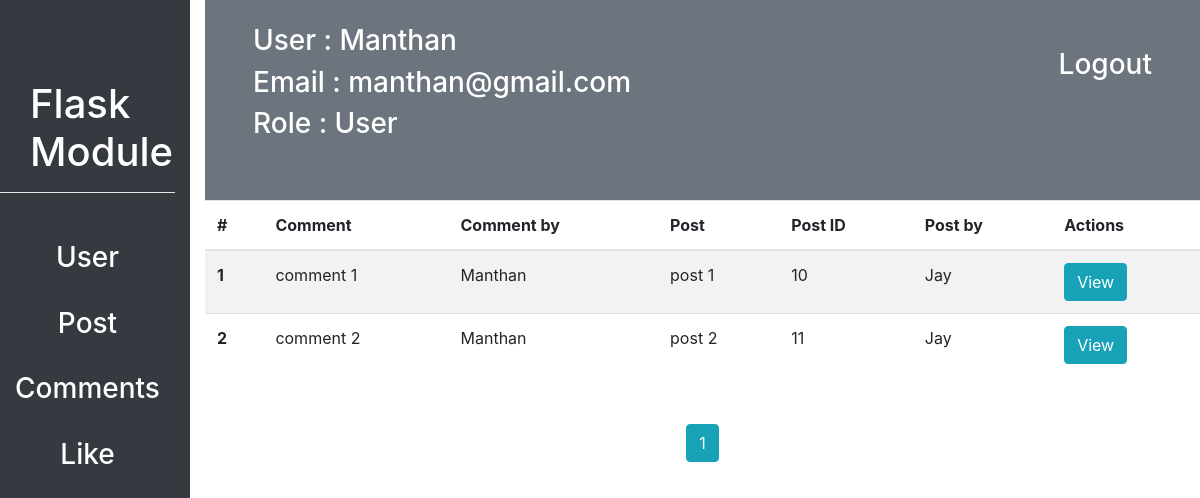
The page /customadmin/comments_list (signed in) on the database as committed earlier.
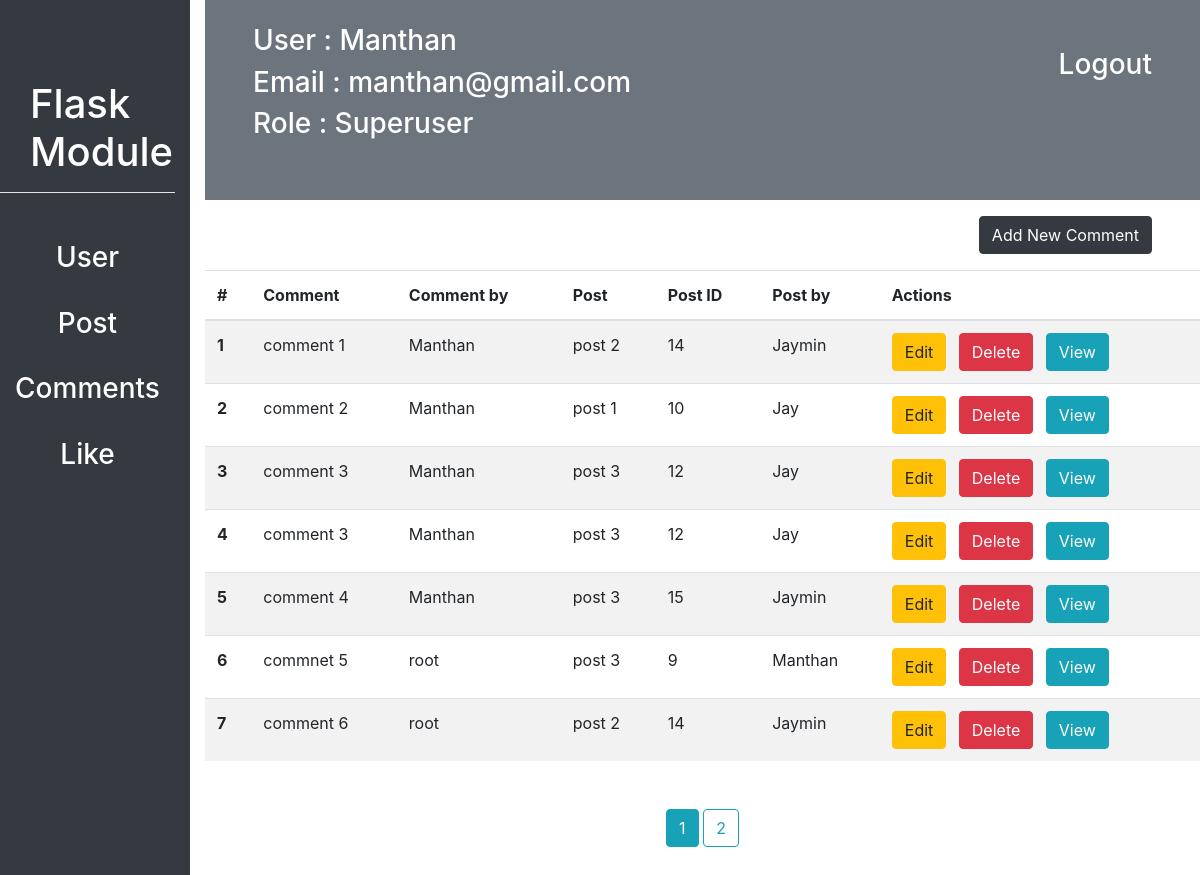
The same page on the database as committed later.
### flask_module/user/models.py (models this page shows, shortened)
class User(db.Model, UserMixin):
    id = db.Column(db.Integer, primary_key=True)
    username = db.Column(db.String(20), unique=True, nullable=False)
    email = db.Column(db.String(30), unique=True, nullable=False)
    profile_picture = db.Column(db.String(70), nullable=False, default="defualt_img.jpg")
    password = db.Column(db.String(15), nullable=False)
    like = db.relationship("Likes", backref="user", lazy=True, cascade = "all, delete, delete-orphan", )
    post = db.relationship("Post", backref="user", lazy=True, cascade = "all, delete, delete-orphan", )
    comment = db.relationship("Comments", backref="user", lazy=True, cascade = "all, delete, delete-orphan", )
    following = db.relationship("User",
                    secondary=connected_user,
                    primaryjoin=id==connected_user.c.parent_id,
                    secondaryjoin=id==connected_user.c.children_id,
                    backref="followed_by")
    role_id = db.Column(db.Integer, db.ForeignKey("role.id"), nullable=False)

class Role(db.Model):
    id = db.Column(db.Integer, primary_key=True)
    name = db.Column(db.String(20), unique=True, nullable=False)
    user = db.relationship("User", backref="role")

### flask_module/posts/models.py (models this page shows, shortened)
class Comments(db.Model):
    id = db.Column(db.Integer, primary_key=True)
    user_id = db.Column(db.Integer, db.ForeignKey("user.id"), nullable=False)
    post_id = db.Column(db.Integer, db.ForeignKey("post.id"), nullable=False)
    comment = db.Column(db.String(200), nullable=True)

class Post(db.Model):
    id = db.Column(db.Integer, primary_key=True)
    image = db.Column(db.String(70), nullable=False)
    caption = db.Column(db.String(20), nullable=False)
    created_at = db.Column(db.DateTime, nullable=False, default=datetime.now())
    user_id = db.Column(db.Integer, db.ForeignKey("user.id"), nullable=False)
    comment = db.relationship("Comments", backref="post", lazy=True, cascade = "all, delete, delete-orphan", )
    likes = db.relationship("Likes", backref="post", lazy=True, cascade = "all, delete, delete-orphan", )

### flask_module/customadmin/routes.py (the view)
@customadmin.route("/customadmin/comments_list")
@login_required
def comments_list():
    page = request.args.get("page", 1)
    comments = Comments.query.paginate(per_page=7, page=int(page))
    return render_template("customadmin/comments/comments_list.html", comments=comments)

### flask_module/customadmin/routes.py (called while the page is built)
def login_required(f):
    @wraps(f)
    def decorated_function(*args, **kwargs):
        if current_user.is_authenticated is False:
            return redirect(url_for('customadmin.login'))
        return f(*args, **kwargs)
    return decorated_function

### flask_module/user/models.py (called while the page is built)
@login_manager.user_loader
def load_user(user_id):
    return User.query.filter_by(id=int(user_id)).first()

### flask_module/templates/customadmin/comments/comments_list.html
{% extends "customadmin/dashboard.html" %}
{% block contant %}
  {% if current_user.role.name == "Superuser" %}
    <a href="{{url_for('customadmin.add_comment')}}"><h3 class="float-right mx-5 my-3 btn btn-dark">Add New Comment</h3></a>
  {% endif %}
<table class="table table-striped m-auto mt-2">
    <thead>
      <tr>
        <th scope="col">#</th>
        <th scope="col">Comment</th>
        <th scope="col">Comment by</th>
        <th scope="col">Post</th>
        <th scope="col">Post ID</th>
        <th scope="col">Post by</th>
        <th scope="col">Actions</th>
      </tr>
    </thead>
    <tbody>
    {% for comment in comments %}
      <tr>
        <th scope="row">{{comment.id}}</th>
        <td>{{comment.comment}}</td>
        <td>{{comment.user.username}}</td>
        <td>{{comment.post.caption}}</td>
        <td>{{comment.post.id}}</td>
        <td>{{comment.post.user.username}}</td>
        <td>
            {% if current_user.role.name == "Superuser" %}
            <a href="{{url_for('customadmin.comment_update', comment_id=comment.id)}}" class="btn btn-warning">Edit</a>
            <a href="" class="btn btn-danger mx-2 delete-comment-customadmin" data-commentid="{{comment.id}}">Delete</a>
            {% endif %}
            <a href="{{url_for('customadmin.comment_detail', comment_id=comment.id)}}" class="btn btn-info">View</a></td>
      </tr>
    {% endfor %}
    </tbody>
  </table>
  <div class="my-5 text-center">
    {% for page_num in comments.iter_pages(left_edge=1, right_edge=1, left_current=1, right_current=1) %}
        {% if page_num %}
            {% if comments.page == page_num %}
                <a href="{{ url_for('customadmin.comments_list', page=page_num) }}" class="btn btn-info">{{page_num}}</a>
            {% else %}
                <a href="{{ url_for('customadmin.comments_list', page=page_num) }}" class="btn btn-outline-info">{{page_num}}</a>
            {% endif %}
        {% else %}
            ...
        {% endif %}
    {% endfor %}
</div>
{% endblock contant %}

### flask_module/templates/customadmin/dashboard.html (shortened to what this page needs)
<!DOCTYPE html>
<html lang="en">
<head>
    <link rel="stylesheet" href="{{ url_for('static', filename='css/bootstrap.css') }}">
</head>
<body>
    <div class="row" id="sidebar">
        <div class="col bg-dark">
            <div id="module-title">
                <h1 class="text-white">Flask Module</h1>
            </div>
            <hr style="background: white">
            <div class="mt-5 text-center">
                <a href="{{url_for('customadmin.dashboard', username=current_user.username)}}"><h3 class="text-white">User</h3></a><br>
                <a href="{{url_for('customadmin.post_list')}}"><h3 class="text-white">Post</h3></a><br>
                <a href="{{url_for('customadmin.comments_list')}}"><h3 class="text-white">Comments</h3></a><br>
                <a href="{{url_for('customadmin.like_list')}}"><h3 class="text-white">Like</h3></a><br>
            </div>
        </div>
        <div class="col-10">
            <div id="navbar" class="bg-secondary">
                <a href="{{url_for('customadmin.logout')}}"><h3 class="float-right px-5 pt-5 text-white">Logout</h3></a>
                <h3 class="text-white pt-4 px-5">User : {{current_user.username}}</h3>
                <h3 class="text-white px-5">Email : {{current_user.email}}</h3>
                <h3 class="text-white px-5">Role : {{current_user.role.name}}</h3>
            </div>
            {% block contant %}{% endblock contant %}
        </div>
    </div>
</body>
</html>

### flask_module/templates/customadmin/dashboard.html (style rules this page uses)
#sidebar { height: 900px; }
#module-title { margin-top: 80px; margin-left: 30px; }
#navbar { height: 200px; }

Rows that differ between the two databases and show on the page:
no longer on this page (row unchanged): Role: role.name "User"
now on this page (row unchanged): Role: role.name "Superuser"
changed Comments "comment 1": post.caption "post 1" → "post 2"; post.id "10" → "14"; post.user.username "Jay" → "Jaymin"; now shows "Edit Delete"
changed Comments "comment 2": post.caption "post 2" → "post 1"; post.id "11" → "10"; now shows "Edit Delete"
added Comments: id "3", comment "comment 3", user.username "Manthan", post.caption "post 3", post.id "12", post.user.username "Jay"
added Comments: id "4", comment "comment 3", user.username "Manthan", post.caption "post 3", post.id "12", post.user.username "Jay"
added Comments: id "5", comment "comment 4", user.username "Manthan", post.caption "post 3", post.id "15", post.user.username "Jaymin"
added Comments: id "6", comment "commnet 5", user.username "root", post.caption "post 3", post.id "9", post.user.username "Manthan"
added Comments: id "7", comment "comment 6", user.username "root", post.caption "post 2", post.id "14", post.user.username "Jaymin"
Other text that changed with them:
text now shown: "Add New Comment"
new list line: "2"
